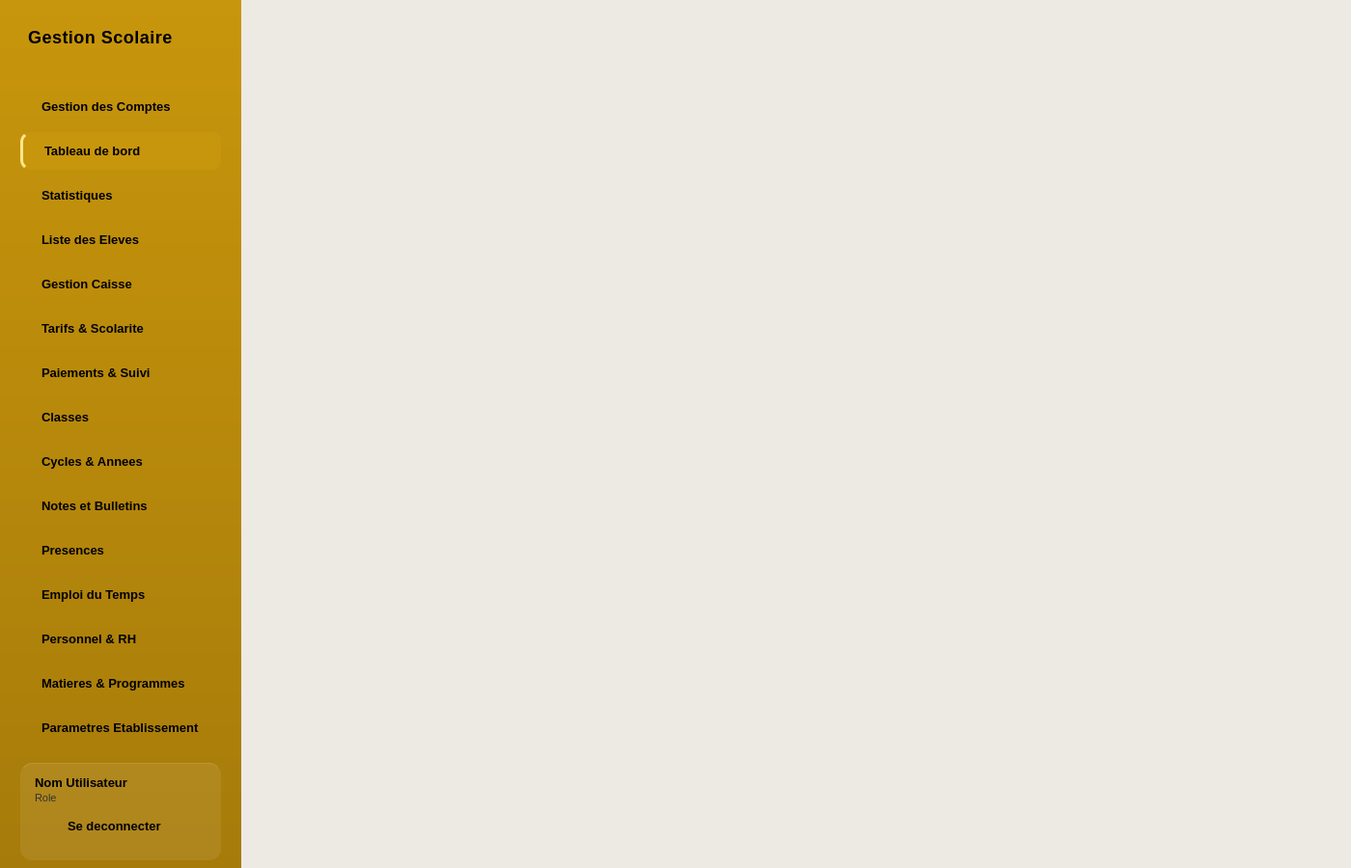
<?xml version="1.0" encoding="UTF-8"?>
<ui version="4.0">
 <class>MainWindow</class>
 <widget class="QMainWindow" name="MainWindow">
  <property name="geometry">
   <rect>
    <x>0</x>
    <y>0</y>
    <width>1400</width>
    <height>900</height>
   </rect>
  </property>
  <property name="windowTitle">
   <string>Gestion Scolaire</string>
  </property>
  <property name="styleSheet">
   <string>
    QMainWindow { background-color: #EDEAE4; }
    #sidebar { background: qlineargradient(x1:0, y1:0, x2:0, y2:1, stop:0 #C8960C, stop:1 #A67B0A); border: none; }
    #lbl_logo { color: #000000; font-size: 17px; font-weight: 700; padding: 8px 20px 16px 20px; letter-spacing: 0.5px; }
     #sidebar QPushButton {
         color: #000000; text-align: left; padding: 12px 22px; border: none; margin: 1px 12px;
         border-radius: 10px; font-size: 13px; font-weight: 500; background: transparent;
     }
     #sidebar QPushButton:hover { background-color: rgba(255,255,255,0.10); color: #000000; }
     #sidebar QPushButton:pressed { background-color: rgba(255,255,255,0.18); }
     #sidebar QPushButton:checked {
         background-color: #C8960C; color: #000000; font-weight: 700;
         border-left: 3px solid #FDE68A;
     }
     #userBox { background-color: rgba(255,255,255,0.08); border-top: 1px solid rgba(255,255,255,0.15); border-radius: 12px; margin: 8px 12px; }
     #lbl_user_name { color: #000000; font-size: 13px; font-weight: 700; }
     #lbl_user_role { color: #333333; font-size: 11px; }
     #btn_logout { color: #000000; text-align: left; border: none; font-size: 12px; padding: 6px 0px; background: transparent; border-radius: 8px; }
     #btn_logout:hover { color: #000000; background-color: rgba(255,255,255,0.10); }
   </string>
  </property>
  <widget class="QWidget" name="centralwidget">
   <layout class="QHBoxLayout" name="mainLayout">
    <property name="spacing">
     <number>0</number>
    </property>
    <property name="leftMargin">
     <number>0</number>
    </property>
    <property name="topMargin">
     <number>0</number>
    </property>
    <property name="rightMargin">
     <number>0</number>
    </property>
    <property name="bottomMargin">
     <number>0</number>
    </property>
    <item>
     <widget class="QFrame" name="sidebar">
      <property name="minimumSize">
       <size>
        <width>250</width>
        <height>900</height>
       </size>
      </property>
      <property name="maximumSize">
       <size>
        <width>250</width>
        <height>16777215</height>
       </size>
      </property>
      <layout class="QVBoxLayout" name="verticalLayout">
       <property name="spacing">
        <number>5</number>
       </property>
       <property name="topMargin">
        <number>20</number>
       </property>
       <property name="bottomMargin">
        <number>0</number>
       </property>
       <item>
        <widget class="QLabel" name="lbl_logo">
         <property name="styleSheet">
          <string>color: #000000; font-size: 18px; font-weight: bold; padding-left: 15px; margin-bottom: 20px;</string>
         </property>
         <property name="text">
          <string>Gestion Scolaire</string>
         </property>
         <property name="wordWrap">
          <bool>true</bool>
         </property>
        </widget>
       </item>
       <item>
        <widget class="QPushButton" name="btn_nav_comptes">
         <property name="text">
          <string>Gestion des Comptes</string>
         </property>
         <property name="checkable">
          <bool>true</bool>
         </property>
        </widget>
       </item>
        <item>
         <widget class="QPushButton" name="btn_nav_dashboard">
          <property name="text">
           <string>Tableau de bord</string>
          </property>
          <property name="checkable">
           <bool>true</bool>
          </property>
          <property name="checked">
           <bool>true</bool>
          </property>
         </widget>
        </item>
        <item>
         <widget class="QPushButton" name="btn_nav_stats">
          <property name="text">
           <string>Statistiques</string>
          </property>
          <property name="checkable">
           <bool>true</bool>
          </property>
         </widget>
        </item>
       <item>
        <widget class="QPushButton" name="btn_nav_eleves">
         <property name="text">
          <string>Liste des Eleves</string>
         </property>
         <property name="checkable">
          <bool>true</bool>
         </property>
        </widget>
       </item>
       <item>
        <widget class="QPushButton" name="btn_nav_caisse">
         <property name="text">
          <string>Gestion Caisse</string>
         </property>
         <property name="checkable">
          <bool>true</bool>
         </property>
        </widget>
       </item>
       <item>
        <widget class="QPushButton" name="btn_nav_tarifs">
         <property name="text">
          <string>Tarifs &amp;&amp; Scolarite</string>
         </property>
         <property name="checkable">
          <bool>true</bool>
         </property>
        </widget>
       </item>
       <item>
        <widget class="QPushButton" name="btn_nav_paiements">
         <property name="text">
          <string>Paiements &amp;&amp; Suivi</string>
         </property>
         <property name="checkable">
          <bool>true</bool>
         </property>
        </widget>
       </item>
       <item>
        <widget class="QPushButton" name="btn_nav_classes">
         <property name="text">
          <string>Classes</string>
         </property>
         <property name="checkable">
          <bool>true</bool>
         </property>
        </widget>
       </item>
       <item>
        <widget class="QPushButton" name="btn_nav_cycles">
         <property name="text">
          <string>Cycles &amp;&amp; Annees</string>
         </property>
         <property name="checkable">
          <bool>true</bool>
         </property>
        </widget>
       </item>
       <item>
        <widget class="QPushButton" name="btn_nav_notes">
         <property name="text">
          <string>Notes et Bulletins</string>
         </property>
         <property name="checkable">
          <bool>true</bool>
         </property>
        </widget>
       </item>
       <item>
        <widget class="QPushButton" name="btn_nav_presences">
         <property name="text">
          <string>Presences</string>
         </property>
         <property name="checkable">
          <bool>true</bool>
         </property>
        </widget>
       </item>
       <item>
        <widget class="QPushButton" name="btn_nav_planning">
         <property name="text">
          <string>Emploi du Temps</string>
         </property>
         <property name="checkable">
          <bool>true</bool>
         </property>
        </widget>
       </item>
       <item>
        <widget class="QPushButton" name="btn_nav_personnel">
         <property name="text">
          <string>Personnel &amp;&amp; RH</string>
         </property>
         <property name="checkable">
          <bool>true</bool>
         </property>
        </widget>
       </item>
       <item>
        <widget class="QPushButton" name="btn_nav_programmes">
         <property name="text">
          <string>Matieres &amp;&amp; Programmes</string>
         </property>
         <property name="checkable">
          <bool>true</bool>
         </property>
        </widget>
       </item>
       <item>
        <widget class="QPushButton" name="btn_nav_parametres">
         <property name="text">
          <string>Parametres Etablissement</string>
         </property>
         <property name="checkable">
          <bool>true</bool>
         </property>
        </widget>
       </item>

       <item>
        <spacer name="verticalSpacer">
         <property name="orientation">
          <enum>Qt::Vertical</enum>
         </property>
         <property name="sizeHint" stdset="0">
          <size>
           <width>20</width>
           <height>40</height>
          </size>
         </property>
        </spacer>
       </item>
       <item>
        <widget class="QFrame" name="userBox">
         <layout class="QVBoxLayout" name="userBoxLayout">
          <property name="leftMargin">
           <number>15</number>
          </property>
          <property name="topMargin">
           <number>12</number>
          </property>
          <property name="rightMargin">
           <number>15</number>
          </property>
          <property name="bottomMargin">
           <number>15</number>
          </property>
          <property name="spacing">
           <number>2</number>
          </property>
          <item>
           <widget class="QLabel" name="lbl_user_name">
            <property name="text">
             <string>Nom Utilisateur</string>
            </property>
           </widget>
          </item>
          <item>
           <widget class="QLabel" name="lbl_user_role">
            <property name="text">
             <string>Role</string>
            </property>
           </widget>
          </item>
          <item>
           <widget class="QPushButton" name="btn_logout">
            <property name="cursor">
             <cursorShape>PointingHandCursor</cursorShape>
            </property>
            <property name="text">
             <string>Se deconnecter</string>
            </property>
           </widget>
          </item>
         </layout>
        </widget>
       </item>
      </layout>
     </widget>
    </item>
     <item>
      <widget class="QStackedWidget" name="stackedWidget">
       <property name="styleSheet">
        <string>background-color: #EDEAE4;</string>
       </property>
      </widget>
     </item>
   </layout>
  </widget>
 </widget>
 <resources/>
 <connections/>
</ui>
